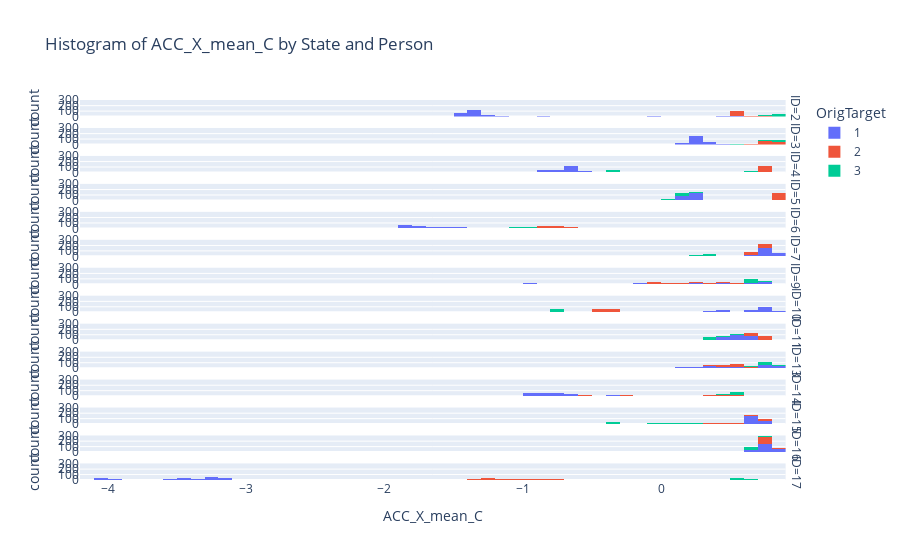

Source (notebook cell):
### Code cell
import ipywidgets as widgets
from ipywidgets import interact
import plotly.express as px



# Widgets for selecting feature, persons, and states
feature_selector = widgets.Dropdown(
  options=data.columns[0:3],
  description='Feature:',
)

person_selector = widgets.SelectMultiple(
  options=data['ID'].unique(),
  value=list(data['ID'].unique()),
  description='Persons:',
)

state_selector = widgets.SelectMultiple(
  options=data['OrigTarget'].unique(),
  value=list(data['OrigTarget'].unique()),
  description='States:',
)

# Interactive plotting function
def plot_histograms(feature, persons, states):
  filtered_data = data[data['ID'].isin(persons) & data['OrigTarget'].isin(states)]
  if filtered_data.empty:
    print("No data available for the selected options.")
  else:
    fig = px.histogram(
      filtered_data,
      x=feature,
      color='OrigTarget',
      facet_row='ID',
      title=f'Histogram of {feature} by State and Person',
    )
    fig.show()

# Create interactive widget
interact(
  plot_histograms,
  feature=feature_selector,
  persons=person_selector,
  states=state_selector,
)

### Figure 1 — Plotly figure (JSON) as saved in the notebook; plotly's stock layout.template omitted (floating-point values rounded to 4 significant figures; data arrays with more than 128 entries replaced by an {"elided": "..."} marker saying what was removed)
{"data": [{"alignmentgroup": "True", "bingroup": "x", "hovertemplate": "OrigTarget=1<br>ID=2<br>ACC_X_mean_C=%{x}<br>count=%{y}<extra></extra>", "legendgroup": "1", "marker": {"color": "#636efa", "pattern": {"shape": ""}}, "name": "1", "offsetgroup": "1", "orientation": "v", "showlegend": true, "type": "histogram", "x": {"elided": "229 float values"}, "xaxis": "x14", "yaxis": "y14"}, {"alignmentgroup": "True", "bingroup": "x", "hovertemplate": "OrigTarget=1<br>ID=3<br>ACC_X_mean_C=%{x}<br>count=%{y}<extra></extra>", "legendgroup": "1", "marker": {"color": "#636efa", "pattern": {"shape": ""}}, "name": "1", "offsetgroup": "1", "orientation": "v", "showlegend": false, "type": "histogram", "x": {"elided": "228 float values"}, "xaxis": "x13", "yaxis": "y13"}, {"alignmentgroup": "True", "bingroup": "x", "hovertemplate": "OrigTarget=1<br>ID=4<br>ACC_X_mean_C=%{x}<br>count=%{y}<extra></extra>", "legendgroup": "1", "marker": {"color": "#636efa", "pattern": {"shape": ""}}, "name": "1", "offsetgroup": "1", "orientation": "v", "showlegend": false, "type": "histogram", "x": {"elided": "231 float values"}, "xaxis": "x12", "yaxis": "y12"}, {"alignmentgroup": "True", "bingroup": "x", "hovertemplate": "OrigTarget=1<br>ID=5<br>ACC_X_mean_C=%{x}<br>count=%{y}<extra></extra>", "legendgroup": "1", "marker": {"color": "#636efa", "pattern": {"shape": ""}}, "name": "1", "offsetgroup": "1", "orientation": "v", "showlegend": false, "type": "histogram", "x": {"elided": "240 float values"}, "xaxis": "x11", "yaxis": "y11"}, {"alignmentgroup": "True", "bingroup": "x", "hovertemplate": "OrigTarget=1<br>ID=6<br>ACC_X_mean_C=%{x}<br>count=%{y}<extra></extra>", "legendgroup": "1", "marker": {"color": "#636efa", "pattern": {"shape": ""}}, "name": "1", "offsetgroup": "1", "orientation": "v", "showlegend": false, "type": "histogram", "x": {"elided": "236 float values"}, "xaxis": "x10", "yaxis": "y10"}, {"alignmentgroup": "True", "bingroup": "x", "hovertemplate": "OrigTarget=1<br>ID=7<br>ACC_X_mean_C=%{x}<br>count=%{y}<extra></extra>", "legendgroup": "1", "marker": {"color": "#636efa", "pattern": {"shape": ""}}, "name": "1", "offsetgroup": "1", "orientation": "v", "showlegend": false, "type": "histogram", "x": {"elided": "237 float values"}, "xaxis": "x9", "yaxis": "y9"}, {"alignmentgroup": "True", "bingroup": "x", "hovertemplate": "OrigTarget=1<br>ID=9<br>ACC_X_mean_C=%{x}<br>count=%{y}<extra></extra>", "legendgroup": "1", "marker": {"color": "#636efa", "pattern": {"shape": ""}}, "name": "1", "offsetgroup": "1", "orientation": "v", "showlegend": false, "type": "histogram", "x": {"elided": "236 float values"}, "xaxis": "x8", "yaxis": "y8"}, {"alignmentgroup": "True", "bingroup": "x", "hovertemplate": "OrigTarget=1<br>ID=10<br>ACC_X_mean_C=%{x}<br>count=%{y}<extra></extra>", "legendgroup": "1", "marker": {"color": "#636efa", "pattern": {"shape": ""}}, "name": "1", "offsetgroup": "1", "orientation": "v", "showlegend": false, "type": "histogram", "x": {"elided": "236 float values"}, "xaxis": "x7", "yaxis": "y7"}, {"alignmentgroup": "True", "bingroup": "x", "hovertemplate": "OrigTarget=1<br>ID=11<br>ACC_X_mean_C=%{x}<br>count=%{y}<extra></extra>", "legendgroup": "1", "marker": {"color": "#636efa", "pattern": {"shape": ""}}, "name": "1", "offsetgroup": "1", "orientation": "v", "showlegend": false, "type": "histogram", "x": {"elided": "236 float values"}, "xaxis": "x6", "yaxis": "y6"}, {"alignmentgroup": "True", "bingroup": "x", "hovertemplate": "OrigTarget=1<br>ID=13<br>ACC_X_mean_C=%{x}<br>count=%{y}<extra></extra>", "legendgroup": "1", "marker": {"color": "#636efa", "pattern": {"shape": ""}}, "name": "1", "offsetgroup": "1", "orientation": "v", "showlegend": false, "type": "histogram", "x": {"elided": "237 float values"}, "xaxis": "x5", "yaxis": "y5"}, {"alignmentgroup": "True", "bingroup": "x", "hovertemplate": "OrigTarget=1<br>ID=14<br>ACC_X_mean_C=%{x}<br>count=%{y}<extra></extra>", "legendgroup": "1", "marker": {"color": "#636efa", "pattern": {"shape": ""}}, "name": "1", "offsetgroup": "1", "orientation": "v", "showlegend": false, "type": "histogram", "x": {"elided": "236 float values"}, "xaxis": "x4", "yaxis": "y4"}, {"alignmentgroup": "True", "bingroup": "x", "hovertemplate": "OrigTarget=1<br>ID=15<br>ACC_X_mean_C=%{x}<br>count=%{y}<extra></extra>", "legendgroup": "1", "marker": {"color": "#636efa", "pattern": {"shape": ""}}, "name": "1", "offsetgroup": "1", "orientation": "v", "showlegend": false, "type": "histogram", "x": {"elided": "235 float values"}, "xaxis": "x3", "yaxis": "y3"}, {"alignmentgroup": "True", "bingroup": "x", "hovertemplate": "OrigTarget=1<br>ID=16<br>ACC_X_mean_C=%{x}<br>count=%{y}<extra></extra>", "legendgroup": "1", "marker": {"color": "#636efa", "pattern": {"shape": ""}}, "name": "1", "offsetgroup": "1", "orientation": "v", "showlegend": false, "type": "histogram", "x": {"elided": "236 float values"}, "xaxis": "x2", "yaxis": "y2"}, {"alignmentgroup": "True", "bingroup": "x", "hovertemplate": "OrigTarget=1<br>ID=17<br>ACC_X_mean_C=%{x}<br>count=%{y}<extra></extra>", "legendgroup": "1", "marker": {"color": "#636efa", "pattern": {"shape": ""}}, "name": "1", "offsetgroup": "1", "orientation": "v", "showlegend": false, "type": "histogram", "x": {"elided": "236 float values"}, "xaxis": "x", "yaxis": "y"}, {"alignmentgroup": "True", "bingroup": "x", "hovertemplate": "OrigTarget=2<br>ID=2<br>ACC_X_mean_C=%{x}<br>count=%{y}<extra></extra>", "legendgroup": "2", "marker": {"color": "#EF553B", "pattern": {"shape": ""}}, "name": "2", "offsetgroup": "2", "orientation": "v", "showlegend": true, "type": "histogram", "x": [0.5618, 0.5683, 0.5674, 0.5764, 0.56, 0.6052, 0.5673, 0.5757, 0.5779, 0.5377, 0.5603, 0.5486, 0.5355, 0.5369, 0.5105, 0.5451, 0.6259, 0.6343, 0.6622, 0.6327, 0.6232, 0.5789, 0.5178, 0.5583, 0.5599, 0.5838, 0.5979, 0.5974, 0.5727, 0.5651, 0.5698, 0.5685, 0.5708, 0.5584, 0.5599, 0.5594, 0.5603, 0.5523, 0.5404, 0.587, 0.7188, 0.7076, 0.6559, 0.6799, 0.7085, 0.6834, 0.6731, 0.6917, 0.7127, 0.712, 0.6811, 0.6309, 0.5907, 0.64, 0.6368, 0.6137, 0.5759, 0.6001, 0.5862, 0.5638, 0.5411, 0.5416, 0.541, 0.5312, 0.5374, 0.5443, 0.5349, 0.5138, 0.5024, 0.5023, 0.4822, 0.4698, 0.4882, 0.4709, 0.4714, 0.4654, 0.4723, 0.4457, 0.532, 0.5533, 0.5907, 0.5795, 0.5856, 0.5759, 0.5523, 0.5311, 0.5216, 0.5192, 0.5206, 0.5169, 0.5327, 0.5469, 0.5401, 0.5437, 0.5487, 0.5636, 0.521, 0.5392, 0.5118, 0.6092, 0.5974, 0.5687, 0.5338, 0.5256, 0.5071, 0.5176, 0.5174, 0.5217, 0.5454, 0.5207, 0.5173, 0.5119, 0.5078, 0.4977, 0.5178, 0.5081, 0.5206, 0.5098, 0.5187, 0.514, 0.4994, 0.4842, 0.5174], "xaxis": "x14", "yaxis": "y14"}, {"alignmentgroup": "True", "bingroup": "x", "hovertemplate": "OrigTarget=2<br>ID=3<br>ACC_X_mean_C=%{x}<br>count=%{y}<extra></extra>", "legendgroup": "2", "marker": {"color": "#EF553B", "pattern": {"shape": ""}}, "name": "2", "offsetgroup": "2", "orientation": "v", "showlegend": false, "type": "histogram", "x": [0.7793, 0.7825, 0.7417, 0.6987, 0.7704, 0.7669, 0.785, 0.7377, 0.8093, 0.7882, 0.7724, 0.7106, 0.6821, 0.6768, 0.7233, 0.7904, 0.7544, 0.8122, 0.8129, 0.7293, 0.7407, 0.7782, 0.804, 0.8137, 0.8099, 0.799, 0.7948, 0.7831, 0.7686, 0.702, 0.7017, 0.7311, 0.7809, 0.8148, 0.7764, 0.7986, 0.7925, 0.7754, 0.761, 0.7813, 0.7998, 0.7514, 0.7342, 0.7453, 0.7999, 0.7958, 0.7513, 0.8074, 0.8029, 0.8052, 0.7534, 0.7793, 0.7838, 0.7669, 0.7791, 0.7885, 0.7702, 0.7788, 0.7953, 0.797, 0.7951, 0.7983, 0.7846, 0.7898, 0.804, 0.7967, 0.8029, 0.8057, 0.8046, 0.8012, 0.8068, 0.8042, 0.8057, 0.802, 0.8053, 0.8086, 0.8081, 0.8025, 0.8045, 0.7979, 0.7993, 0.7576, 0.8036, 0.7975, 0.7985, 0.7955, 0.8001, 0.8043, 0.8062, 0.8105, 0.8125, 0.8016, 0.8013, 0.8019, 0.805, 0.804, 0.8022, 0.8099, 0.806, 0.7933, 0.7776, 0.7763, 0.7944, 0.8062, 0.8035, 0.8045, 0.8014, 0.7708, 0.7832, 0.7965, 0.8036, 0.7858, 0.792, 0.7941, 0.8026, 0.806, 0.4323], "xaxis": "x13", "yaxis": "y13"}, {"alignmentgroup": "True", "bingroup": "x", "hovertemplate": "OrigTarget=2<br>ID=4<br>ACC_X_mean_C=%{x}<br>count=%{y}<extra></extra>", "legendgroup": "2", "marker": {"color": "#EF553B", "pattern": {"shape": ""}}, "name": "2", "offsetgroup": "2", "orientation": "v", "showlegend": false, "type": "histogram", "x": [0.7383, 0.7524, 0.7514, 0.7709, 0.773, 0.7772, 0.7678, 0.7597, 0.7553, 0.7628, 0.7672, 0.7613, 0.7605, 0.772, 0.7637, 0.7608, 0.7744, 0.777, 0.7854, 0.7862, 0.766, 0.7695, 0.7784, 0.7993, 0.7938, 0.7596, 0.7533, 0.7109, 0.7124, 0.7774, 0.755, 0.7777, 0.7853, 0.7844, 0.7673, 0.7696, 0.7881, 0.7802, 0.7568, 0.7922, 0.8005, 0.7936, 0.7637, 0.7361, 0.7517, 0.7713, 0.7717, 0.785, 0.7941, 0.7846, 0.7941, 0.7939, 0.7861, 0.7286, 0.7268, 0.7314, 0.734, 0.7383, 0.7094, 0.6533, 0.6678, 0.6513, 0.6674, 0.6637, 0.6777, 0.663, 0.6874, 0.7467, 0.7559, 0.7833, 0.7764, 0.7715, 0.7628, 0.766, 0.7437, 0.7907, 0.7727, 0.7489, 0.7695, 0.7538, 0.7567, 0.7667, 0.7578, 0.7243, 0.7058, 0.7142, 0.7375, 0.7225, 0.697, 0.7335, 0.6986, 0.7306, 0.7783, 0.7295, 0.7085, 0.7706, 0.7392, 0.7552, 0.7407, 0.7261, 0.7263, 0.7718, 0.7228, 0.7593, 0.7276, 0.7857, 0.7204, 0.7252, 0.7599, 0.7545, 0.7314, 0.7385, 0.7436, 0.7072, 0.73, 0.7507, 0.7221, 0.7652, 0.7517, 0.6631, 0.7, 0.6939, 0.7175, 0.7522, 0.7641, 0.7377, 0.7256], "xaxis": "x12", "yaxis": "y12"}, {"alignmentgroup": "True", "bingroup": "x", "hovertemplate": "OrigTarget=2<br>ID=5<br>ACC_X_mean_C=%{x}<br>count=%{y}<extra></extra>", "legendgroup": "2", "marker": {"color": "#EF553B", "pattern": {"shape": ""}}, "name": "2", "offsetgroup": "2", "orientation": "v", "showlegend": false, "type": "histogram", "x": {"elided": "129 float values"}, "xaxis": "x11", "yaxis": "y11"}, {"alignmentgroup": "True", "bingroup": "x", "hovertemplate": "OrigTarget=2<br>ID=6<br>ACC_X_mean_C=%{x}<br>count=%{y}<extra></extra>", "legendgroup": "2", "marker": {"color": "#EF553B", "pattern": {"shape": ""}}, "name": "2", "offsetgroup": "2", "orientation": "v", "showlegend": false, "type": "histogram", "x": {"elided": "130 float values"}, "xaxis": "x10", "yaxis": "y10"}, {"alignmentgroup": "True", "bingroup": "x", "hovertemplate": "OrigTarget=2<br>ID=7<br>ACC_X_mean_C=%{x}<br>count=%{y}<extra></extra>", "legendgroup": "2", "marker": {"color": "#EF553B", "pattern": {"shape": ""}}, "name": "2", "offsetgroup": "2", "orientation": "v", "showlegend": false, "type": "histogram", "x": [0.7932, 0.7939, 0.7478, 0.7219, 0.7416, 0.7448, 0.7773, 0.721, 0.7063, 0.7303, 0.6903, 0.69, 0.6634, 0.6644, 0.6728, 0.6528, 0.6648, 0.6666, 0.6598, 0.6754, 0.7044, 0.6223, 0.7055, 0.7087, 0.654, 0.6781, 0.6725, 0.6486, 0.6868, 0.728, 0.6414, 0.6286, 0.6259, 0.5699, 0.6411, 0.6587, 0.6034, 0.6095, 0.6545, 0.7095, 0.6887, 0.7324, 0.7102, 0.742, 0.709, 0.6627, 0.6895, 0.585, 0.6353, 0.6585, 0.6849, 0.6984, 0.6656, 0.6064, 0.6857, 0.6807, 0.7314, 0.5575, 0.6332, 0.6783, 0.5999, 0.608, 0.6101, 0.6115, 0.611, 0.6023, 0.6175, 0.5955, 0.6274, 0.631, 0.7129, 0.7002, 0.6814, 0.671, 0.6694, 0.7062, 0.7621, 0.6537, 0.6473, 0.6915, 0.7356, 0.7315, 0.7489, 0.7465, 0.7388, 0.753, 0.717, 0.7144, 0.7308, 0.7522, 0.7496, 0.7477, 0.7262, 0.6944, 0.76, 0.7427, 0.7366, 0.7213, 0.738, 0.7446, 0.7362, 0.7673, 0.7574, 0.7318, 0.7382, 0.7471, 0.7282, 0.7365, 0.7308, 0.6517, 0.6903, 0.6972, 0.6904, 0.6885, 0.6818, 0.6887, 0.7005, 0.7087, 0.7086, 0.7078, 0.6838, 0.6951, 0.7176, 0.7034, 0.7031, 0.7308, 0.7312, 0.7162], "xaxis": "x9", "yaxis": "y9"}, {"alignmentgroup": "True", "bingroup": "x", "hovertemplate": "OrigTarget=2<br>ID=9<br>ACC_X_mean_C=%{x}<br>count=%{y}<extra></extra>", "legendgroup": "2", "marker": {"color": "#EF553B", "pattern": {"shape": ""}}, "name": "2", "offsetgroup": "2", "orientation": "v", "showlegend": false, "type": "histogram", "x": {"elided": "129 float values"}, "xaxis": "x8", "yaxis": "y8"}, {"alignmentgroup": "True", "bingroup": "x", "hovertemplate": "OrigTarget=2<br>ID=10<br>ACC_X_mean_C=%{x}<br>count=%{y}<extra></extra>", "legendgroup": "2", "marker": {"color": "#EF553B", "pattern": {"shape": ""}}, "name": "2", "offsetgroup": "2", "orientation": "v", "showlegend": false, "type": "histogram", "x": {"elided": "148 float values"}, "xaxis": "x7", "yaxis": "y7"}, {"alignmentgroup": "True", "bingroup": "x", "hovertemplate": "OrigTarget=2<br>ID=11<br>ACC_X_mean_C=%{x}<br>count=%{y}<extra></extra>", "legendgroup": "2", "marker": {"color": "#EF553B", "pattern": {"shape": ""}}, "name": "2", "offsetgroup": "2", "orientation": "v", "showlegend": false, "type": "histogram", "x": {"elided": "136 float values"}, "xaxis": "x6", "yaxis": "y6"}, {"alignmentgroup": "True", "bingroup": "x", "hovertemplate": "OrigTarget=2<br>ID=13<br>ACC_X_mean_C=%{x}<br>count=%{y}<extra></extra>", "legendgroup": "2", "marker": {"color": "#EF553B", "pattern": {"shape": ""}}, "name": "2", "offsetgroup": "2", "orientation": "v", "showlegend": false, "type": "histogram", "x": {"elided": "136 float values"}, "xaxis": "x5", "yaxis": "y5"}, {"alignmentgroup": "True", "bingroup": "x", "hovertemplate": "OrigTarget=2<br>ID=14<br>ACC_X_mean_C=%{x}<br>count=%{y}<extra></extra>", "legendgroup": "2", "marker": {"color": "#EF553B", "pattern": {"shape": ""}}, "name": "2", "offsetgroup": "2", "orientation": "v", "showlegend": false, "type": "histogram", "x": {"elided": "135 float values"}, "xaxis": "x4", "yaxis": "y4"}, {"alignmentgroup": "True", "bingroup": "x", "hovertemplate": "OrigTarget=2<br>ID=15<br>ACC_X_mean_C=%{x}<br>count=%{y}<extra></extra>", "legendgroup": "2", "marker": {"color": "#EF553B", "pattern": {"shape": ""}}, "name": "2", "offsetgroup": "2", "orientation": "v", "showlegend": false, "type": "histogram", "x": {"elided": "138 float values"}, "xaxis": "x3", "yaxis": "y3"}, {"alignmentgroup": "True", "bingroup": "x", "hovertemplate": "OrigTarget=2<br>ID=16<br>ACC_X_mean_C=%{x}<br>count=%{y}<extra></extra>", "legendgroup": "2", "marker": {"color": "#EF553B", "pattern": {"shape": ""}}, "name": "2", "offsetgroup": "2", "orientation": "v", "showlegend": false, "type": "histogram", "x": {"elided": "135 float values"}, "xaxis": "x2", "yaxis": "y2"}, {"alignmentgroup": "True", "bingroup": "x", "hovertemplate": "OrigTarget=2<br>ID=17<br>ACC_X_mean_C=%{x}<br>count=%{y}<extra></extra>", "legendgroup": "2", "marker": {"color": "#EF553B", "pattern": {"shape": ""}}, "name": "2", "offsetgroup": "2", "orientation": "v", "showlegend": false, "type": "histogram", "x": {"elided": "145 float values"}, "xaxis": "x", "yaxis": "y"}, {"alignmentgroup": "True", "bingroup": "x", "hovertemplate": "OrigTarget=3<br>ID=2<br>ACC_X_mean_C=%{x}<br>count=%{y}<extra></extra>", "legendgroup": "3", "marker": {"color": "#00cc96", "pattern": {"shape": ""}}, "name": "3", "offsetgroup": "3", "orientation": "v", "showlegend": true, "type": "histogram", "x": [0.7913, 0.795, 0.7972, 0.7996, 0.8013, 0.8037, 0.8036, 0.8032, 0.8061, 0.8085, 0.8078, 0.8108, 0.8126, 0.814, 0.815, 0.814, 0.8149, 0.8156, 0.8177, 0.808, 0.8177, 0.8183, 0.8171, 0.8177, 0.8179, 0.8178, 0.8199, 0.8192, 0.8194, 0.8189, 0.8193, 0.8193, 0.8214, 0.8216, 0.8213, 0.8214, 0.8206, 0.8212, 0.8223, 0.8213, 0.8223, 0.8215, 0.8217, 0.8221, 0.8203, 0.8212, 0.8209, 0.8206, 0.8192, 0.8205, 0.8199, 0.8228, 0.7006, 0.73, 0.7245, 0.7242, 0.7232, 0.7229, 0.7218, 0.7234, 0.7309, 0.7227, 0.7213, 0.7185, 0.7208, 0.7204, 0.7211, 0.7237, 0.7242, 0.7253, 0.7238, 0.7258, 0.7178], "xaxis": "x14", "yaxis": "y14"}, {"alignmentgroup": "True", "bingroup": "x", "hovertemplate": "OrigTarget=3<br>ID=3<br>ACC_X_mean_C=%{x}<br>count=%{y}<extra></extra>", "legendgroup": "3", "marker": {"color": "#00cc96", "pattern": {"shape": ""}}, "name": "3", "offsetgroup": "3", "orientation": "v", "showlegend": false, "type": "histogram", "x": [0.7741, 0.7462, 0.6921, 0.8162, 0.8105, 0.8348, 0.8291, 0.8332, 0.84, 0.8419, 0.8406, 0.8394, 0.8392, 0.8409, 0.7969, 0.69, 0.8266, 0.8321, 0.8297, 0.8344, 0.8361, 0.8378, 0.8246, 0.7988, 0.7416, 0.7542, 0.7755, 0.8238, 0.8336, 0.8332, 0.8314, 0.8353, 0.8348, 0.8076, 0.8386, 0.8423, 0.8392, 0.8184, 0.836, 0.834, 0.8412, 0.8399, 0.7854, 0.8064, 0.833, 0.8385, 0.8231, 0.8242, 0.8244, 0.8235, 0.8197, 0.8194, 0.8197, 0.817, 0.8198, 0.818, 0.764, 0.6524, 0.5676, 0.6801, 0.7645, 0.7736, 0.7747, 0.7733, 0.7719, 0.7714, 0.7617, 0.7642, 0.768, 0.7297, 0.7171, 0.7636, 0.7939, 0.7953, 0.7975], "xaxis": "x13", "yaxis": "y13"}, {"alignmentgroup": "True", "bingroup": "x", "hovertemplate": "OrigTarget=3<br>ID=4<br>ACC_X_mean_C=%{x}<br>count=%{y}<extra></extra>", "legendgroup": "3", "marker": {"color": "#00cc96", "pattern": {"shape": ""}}, "name": "3", "offsetgroup": "3", "orientation": "v", "showlegend": false, "type": "histogram", "x": [0.6649, 0.6603, 0.6519, 0.6414, 0.6412, 0.634, 0.6403, 0.638, 0.6515, 0.6567, 0.6541, 0.6514, 0.6685, 0.6627, 0.6589, 0.6714, -0.004348, -0.1418, -0.165, -0.1193, -0.1059, -0.2774, -0.3365, -0.2766, -0.2992, -0.3159, -0.3201, -0.3424, -0.3383, -0.3419, -0.3532, -0.363, -0.384, -0.3945, -0.3782, -0.4054, -0.3812, -0.3772, -0.2551, -0.333, -0.365, -0.3612, -0.346, -0.3631, -0.3748, -0.3542, -0.3359, -0.3506, -0.361, -0.3641, -0.3558, -0.3356, -0.3624, -0.3382, -0.3324, -0.3354, -0.3677, -0.4117, -0.3663, -0.38, -0.375, -0.3615, -0.3695, -0.3577, -0.3897, -0.3937, -0.3871, -0.3853, -0.3774, -0.3858, -0.376, -0.4138, -0.4278, -0.3523], "xaxis": "x12", "yaxis": "y12"}, {"alignmentgroup": "True", "bingroup": "x", "hovertemplate": "OrigTarget=3<br>ID=5<br>ACC_X_mean_C=%{x}<br>count=%{y}<extra></extra>", "legendgroup": "3", "marker": {"color": "#00cc96", "pattern": {"shape": ""}}, "name": "3", "offsetgroup": "3", "orientation": "v", "showlegend": false, "type": "histogram", "x": [0.06826, 0.07709, 0.06056, 0.06109, 0.06425, 0.07307, 0.1173, 0.1366, 0.1373, 0.1396, 0.1406, 0.1303, 0.1299, 0.1261, 0.115, 0.08541, 0.09322, 0.1371, 0.1315, 0.12, 0.1291, 0.1264, 0.2188, 0.1597, 0.1437, 0.1473, 0.1357, 0.1341, 0.1075, 0.1154, 0.1634, 0.1699, 0.1712, 0.1559, 0.1638, 0.1626, 0.1537, 0.151, 0.1518, 0.1496, 0.1456, 0.1364, 0.1489, 0.1449, 0.1428, 0.138, 0.129, 0.1271, 0.1505, 0.1551, 0.1446, 0.1417, 0.1432, 0.1291, 0.1487, 0.142, 0.1381, 0.1383, 0.1385, 0.1307, 0.1574, 0.1478, 0.1244, 0.1344, 0.1387, 0.1445, 0.153, 0.1633, 0.1627, 0.1604, 0.1697, 0.2349, 0.2245, 0.2137, 0.2115], "xaxis": "x11", "yaxis": "y11"}, {"alignmentgroup": "True", "bingroup": "x", "hovertemplate": "OrigTarget=3<br>ID=6<br>ACC_X_mean_C=%{x}<br>count=%{y}<extra></extra>", "legendgroup": "3", "marker": {"color": "#00cc96", "pattern": {"shape": ""}}, "name": "3", "offsetgroup": "3", "orientation": "v", "showlegend": false, "type": "histogram", "x": [-0.8945, -0.8369, -0.7868, -0.8512, -0.9095, -0.9084, -0.9391, -0.9596, -0.9603, -0.9596, -0.9493, -0.9625, -0.9659, -0.9714, -0.8958, -0.759, -0.5391, -0.5488, -0.8042, -0.9119, -0.9279, -0.9276, -0.9357, -0.9305, -0.8803, -0.8383, -0.8218, -0.843, -0.8629, -0.9211, -0.9051, -0.92, -0.9065, -0.6718, -0.6552, -0.9074, -0.8962, -0.9091, -0.9236, -0.9533, -0.93, -0.984, -1.02, -1.022, -1.011, -1.01, -0.971, -0.979, -0.8422, -0.9534, -0.8843, -0.9927, -1.009, -0.9917, -0.979, -0.9823, -1.014, -1.034, -1.014, -1.032, -1.07, -1.057, -1.039, -1.064, -1.08, -1.07, -1.081, -1.08, -1.07, -1.067, -0.9998, -1.245, -1.304, -1.271], "xaxis": "x10", "yaxis": "y10"}, {"alignmentgroup": "True", "bingroup": "x", "hovertemplate": "OrigTarget=3<br>ID=7<br>ACC_X_mean_C=%{x}<br>count=%{y}<extra></extra>", "legendgroup": "3", "marker": {"color": "#00cc96", "pattern": {"shape": ""}}, "name": "3", "offsetgroup": "3", "orientation": "v", "showlegend": false, "type": "histogram", "x": [0.1779, 0.1923, 0.1965, 0.2446, 0.2451, 0.2509, 0.2681, 0.2688, 0.2545, 0.1952, 0.1886, 0.1999, 0.2474, 0.2547, 0.2208, 0.1906, 0.227, 0.26, 0.2646, 0.248, 0.2639, 0.2657, 0.2919, 0.2932, 0.3179, 0.3059, 0.3083, 0.2649, 0.2873, 0.2815, 0.2874, 0.2659, 0.3027, 0.2999, 0.3064, 0.3159, 0.3241, 0.2869, 0.2884, 0.2889, 0.3022, 0.3036, 0.3043, 0.2899, 0.3119, 0.314, 0.3202, 0.3122, 0.3079, 0.311, 0.3338, 0.3459, 0.3681, 0.3699, 0.3828, 0.3829, 0.3788, 0.3822, 0.3558, 0.3649, 0.3687, 0.3493, 0.2205, 0.256, 0.2638, 0.2799, 0.3102, 0.2727, 0.3136, 0.3263, 0.3312, 0.3392, 0.342, 0.2878], "xaxis": "x9", "yaxis": "y9"}, {"alignmentgroup": "True", "bingroup": "x", "hovertemplate": "OrigTarget=3<br>ID=9<br>ACC_X_mean_C=%{x}<br>count=%{y}<extra></extra>", "legendgroup": "3", "marker": {"color": "#00cc96", "pattern": {"shape": ""}}, "name": "3", "offsetgroup": "3", "orientation": "v", "showlegend": false, "type": "histogram", "x": [0.7396, 0.71, 0.7006, 0.6862, 0.6772, 0.675, 0.6984, 0.6723, 0.67, 0.6558, 0.6562, 0.6564, 0.6471, 0.6545, 0.6478, 0.653, 0.6528, 0.6556, 0.6587, 0.688, 0.6618, 0.663, 0.6565, 0.6727, 0.6727, 0.6675, 0.6691, 0.6605, 0.7145, 0.701, 0.6795, 0.6769, 0.6675, 0.6717, 0.6621, 0.6598, 0.7006, 0.6921, 0.6805, 0.6838, 0.6874, 0.6854, 0.7186, 0.6904, 0.6774, 0.6723, 0.6702, 0.6738, 0.6769, 0.7271, 0.7668, 0.7009, 0.6926, 0.6841, 0.674, 0.664, 0.663, 0.6784, 0.6826, 0.6745, 0.6808, 0.6733, 0.674, 0.674, 0.6762, 0.6928, 0.692, 0.6875, 0.6736, 0.6718, 0.672, 0.6643, 0.69, 0.7057, 0.6768], "xaxis": "x8", "yaxis": "y8"}, {"alignmentgroup": "True", "bingroup": "x", "hovertemplate": "OrigTarget=3<br>ID=10<br>ACC_X_mean_C=%{x}<br>count=%{y}<extra></extra>", "legendgroup": "3", "marker": {"color": "#00cc96", "pattern": {"shape": ""}}, "name": "3", "offsetgroup": "3", "orientation": "v", "showlegend": false, "type": "histogram", "x": [-0.7278, -0.7548, -0.7573, -0.7527, -0.7289, -0.7243, -0.7262, -0.7239, -0.7106, -0.7129, -0.7172, -0.7155, -0.6998, -0.7013, -0.6904, -0.7058, -0.7023, -0.7233, -0.7028, -0.7117, -0.7251, -0.734, -0.7232, -0.7098, -0.6877, -0.7002, -0.7193, -0.7411, -0.7531, -0.7528, -0.7431, -0.7418, -0.7367, -0.7359, -0.7129, -0.6956, -0.6852, -0.7062, -0.6903, -0.7095, -0.5794, -0.774, -0.7499, -0.7531, -0.7747, -0.7794, -0.7675, -0.7557, -0.7365, -0.74, -0.7366, -0.7479, -0.7859, -0.7824, -0.7911, -0.7951, -0.7423, -0.755, -0.7407, -0.737, -0.7691, -0.7678, -0.7869, -0.799, -0.8084, -0.7767, -0.7757, -0.7619, -0.7777, -0.6624, -0.7384, -0.7234, -0.737, -0.7282, 0.8111], "xaxis": "x7", "yaxis": "y7"}, {"alignmentgroup": "True", "bingroup": "x", "hovertemplate": "OrigTarget=3<br>ID=11<br>ACC_X_mean_C=%{x}<br>count=%{y}<extra></extra>", "legendgroup": "3", "marker": {"color": "#00cc96", "pattern": {"shape": ""}}, "name": "3", "offsetgroup": "3", "orientation": "v", "showlegend": false, "type": "histogram", "x": [0.3848, 0.4261, 0.4243, 0.4005, 0.372, 0.3808, 0.3602, 0.3708, 0.3763, 0.3617, 0.344, 0.3431, 0.3356, 0.47, 0.3628, 0.3419, 0.4071, 0.346, 0.3588, 0.3557, 0.3502, 0.3423, 0.353, 0.3336, 0.3423, 0.3232, 0.3214, 0.3332, 0.3979, 0.3661, 0.3443, 0.4102, 0.3404, 0.3651, 0.3286, 0.4146, 0.3784, 0.3382, 0.3611, 0.2749, 0.3561, 0.4033, 0.4124, 0.3932, 0.3553, 0.3905, 0.421, 0.4043, 0.3878, 0.3436, 0.3878, 0.6069, 0.3677, 0.3598, 0.343, 0.3597, 0.3507, 0.5616, 0.5562, 0.4492, 0.4805, 0.4429, 0.4223, 0.4599, 0.5048, 0.3755, 0.3681, 0.364, 0.35, 0.3439, 0.353, 0.4023, 0.3952, 0.3815], "xaxis": "x6", "yaxis": "y6"}, {"alignmentgroup": "True", "bingroup": "x", "hovertemplate": "OrigTarget=3<br>ID=13<br>ACC_X_mean_C=%{x}<br>count=%{y}<extra></extra>", "legendgroup": "3", "marker": {"color": "#00cc96", "pattern": {"shape": ""}}, "name": "3", "offsetgroup": "3", "orientation": "v", "showlegend": false, "type": "histogram", "x": [0.7568, 0.7515, 0.8284, 0.8454, 0.8446, 0.8156, 0.7698, 0.7561, 0.7652, 0.7629, 0.7736, 0.7461, 0.7452, 0.7828, 0.7747, 0.7505, 0.8042, 0.7475, 0.7622, 0.7385, 0.7438, 0.8165, 0.8037, 0.7753, 0.7463, 0.7272, 0.6785, 0.727, 0.6457, 0.6718, 0.7414, 0.8487, 0.8456, 0.7716, 0.7553, 0.7451, 0.7517, 0.7492, 0.7563, 0.7717, 0.772, 0.7304, 0.74, 0.7825, 0.8296, 0.8063, 0.6922, 0.7074, 0.7013, 0.7297, 0.7619, 0.7355, 0.7333, 0.7173, 0.7614, 0.7451, 0.7281, 0.8273, 0.7911, 0.7539, 0.7236, 0.7677, 0.7575, 0.7605, 0.7215, 0.7462, 0.8514, 0.7291, 0.7809, 0.7911, 0.7425, 0.731, 0.6909, 0.6917, 0.7329, 0.7486, 0.7425], "xaxis": "x5", "yaxis": "y5"}, {"alignmentgroup": "True", "bingroup": "x", "hovertemplate": "OrigTarget=3<br>ID=14<br>ACC_X_mean_C=%{x}<br>count=%{y}<extra></extra>", "legendgroup": "3", "marker": {"color": "#00cc96", "pattern": {"shape": ""}}, "name": "3", "offsetgroup": "3", "orientation": "v", "showlegend": false, "type": "histogram", "x": [0.518, 0.526, 0.5482, 0.519, 0.5326, 0.5375, 0.5492, 0.5591, 0.5414, 0.5195, 0.5298, 0.5459, 0.5456, 0.5018, 0.4778, 0.5384, 0.5295, 0.5529, 0.5361, 0.4995, 0.535, 0.5445, 0.546, 0.5362, 0.5726, 0.5588, 0.5401, 0.524, 0.64, 0.5773, 0.5543, 0.5223, 0.5043, 0.5012, 0.5287, 0.5195, 0.4897, 0.5, 0.5162, 0.5097, 0.4958, 0.5125, 0.5126, 0.5074, 0.5185, 0.4999, 0.5046, 0.4922, 0.5207, 0.5215, 0.5175, 0.5198, 0.5155, 0.5315, 0.5151, 0.4955, 0.5012, 0.5106, 0.5319, 0.5364, 0.5322, 0.5438, 0.5682, 0.5734, 0.561, 0.5422, 0.5931, 0.5132, 0.5331, 0.5313, 0.5254, 0.5023, 0.5188, 0.5342], "xaxis": "x4", "yaxis": "y4"}, {"alignmentgroup": "True", "bingroup": "x", "hovertemplate": "OrigTarget=3<br>ID=15<br>ACC_X_mean_C=%{x}<br>count=%{y}<extra></extra>", "legendgroup": "3", "marker": {"color": "#00cc96", "pattern": {"shape": ""}}, "name": "3", "offsetgroup": "3", "orientation": "v", "showlegend": false, "type": "histogram", "x": [0.1138, 0.06718, 0.07237, 0.05695, 0.06484, 0.0635, 0.05995, 0.05026, 0.07086, 0.1653, 0.2232, 0.2514, 0.3609, 0.215, 0.1121, 0.3345, 0.1404, 0.1207, 0.1384, 0.06705, 0.04527, 0.01146, -0.008784, -0.01348, -0.02463, -0.01771, -0.03499, -0.009544, -0.02049, -0.02388, -0.01986, -0.02245, -0.03627, -0.03671, -0.0376, 0.0693, -0.2684, -0.2719, -0.3021, -0.2882, -0.2767, -0.2094, -0.3123, -0.3098, -0.3119, -0.3195, -0.3316, -0.3368, -0.3373, -0.334, -0.3433, -0.3182, -0.3308, -0.3407, -0.3422, -0.3439, -0.2773, -0.3448, -0.3829, -0.3615, -0.3727, -0.3674, -0.3736, -0.3928, -0.3117, -0.3461, -0.3992, -0.3522, -0.3812, -0.3856, -0.3854, -0.3902, -0.3918, -0.3906], "xaxis": "x3", "yaxis": "y3"}, {"alignmentgroup": "True", "bingroup": "x", "hovertemplate": "OrigTarget=3<br>ID=16<br>ACC_X_mean_C=%{x}<br>count=%{y}<extra></extra>", "legendgroup": "3", "marker": {"color": "#00cc96", "pattern": {"shape": ""}}, "name": "3", "offsetgroup": "3", "orientation": "v", "showlegend": false, "type": "histogram", "x": [0.6882, 0.6949, 0.6702, 0.6748, 0.6645, 0.6198, 0.6784, 0.6904, 0.7084, 0.7546, 0.705, 0.704, 0.7254, 0.679, 0.7052, 0.7066, 0.734, 0.6983, 0.6399, 0.6746, 0.6837, 0.6766, 0.673, 0.6588, 0.6738, 0.6106, 0.6582, 0.6838, 0.6633, 0.6703, 0.677, 0.6977, 0.7055, 0.7044, 0.7003, 0.702, 0.655, 0.6768, 0.6711, 0.6813, 0.6757, 0.6836, 0.6899, 0.6866, 0.6921, 0.6709, 0.6731, 0.6849, 0.6721, 0.6679, 0.6784, 0.6807, 0.6614, 0.6921, 0.6767, 0.6829, 0.6751, 0.6705, 0.6698, 0.7003, 0.6672, 0.6835, 0.6935, 0.6912, 0.6899, 0.6907, 0.6697, 0.6344, 0.6649, 0.6726, 0.6633, 0.6503, 0.6776], "xaxis": "x2", "yaxis": "y2"}, {"alignmentgroup": "True", "bingroup": "x", "hovertemplate": "OrigTarget=3<br>ID=17<br>ACC_X_mean_C=%{x}<br>count=%{y}<extra></extra>", "legendgroup": "3", "marker": {"color": "#00cc96", "pattern": {"shape": ""}}, "name": "3", "offsetgroup": "3", "orientation": "v", "showlegend": false, "type": "histogram", "x": [0.6381, 0.6516, 0.6505, 0.6396, 0.6571, 0.6391, 0.6484, 0.6339, 0.6415, 0.6459, 0.669, 0.5959, 0.5966, 0.6201, 0.5563, 0.5957, 0.5172, 0.5948, 0.6385, 0.6368, 0.6671, 0.6177, 0.6671, 0.591, 0.5851, 0.5867, 0.5807, 0.5611, 0.5782, 0.6136, 0.6367, 0.6186, 0.6103, 0.6077, 0.6118, 0.6026, 0.5799, 0.5875, 0.5987, 0.6077, 0.5877, 0.5796, 0.5941, 0.5558, 0.5598, 0.5326, 0.5389, 0.5224, 0.5254, 0.5229, 0.5329, 0.5079, 0.5512, 0.5341, 0.628, 0.5828, 0.6169, 0.5819, 0.5857, 0.5841, 0.5968, 0.5694, 0.5568, 0.575, 0.5762, 0.5599, 0.5705, 0.5616, 0.5519, 0.555, 0.5656, 0.5388, 0.4865, 0.4374], "xaxis": "x", "yaxis": "y"}], "layout": {"annotations": [{"font": {}, "showarrow": false, "text": "ID=17", "textangle": 90, "x": 0.98, "xanchor": "left", "xref": "paper", "y": 0.02179, "yanchor": "middle", "yref": "paper"}, {"font": {}, "showarrow": false, "text": "ID=16", "textangle": 90, "x": 0.98, "xanchor": "left", "xref": "paper", "y": 0.09536, "yanchor": "middle", "yref": "paper"}, {"font": {}, "showarrow": false, "text": "ID=15", "textangle": 90, "x": 0.98, "xanchor": "left", "xref": "paper", "y": 0.1689, "yanchor": "middle", "yref": "paper"}, {"font": {}, "showarrow": false, "text": "ID=14", "textangle": 90, "x": 0.98, "xanchor": "left", "xref": "paper", "y": 0.2425, "yanchor": "middle", "yref": "paper"}, {"font": {}, "showarrow": false, "text": "ID=13", "textangle": 90, "x": 0.98, "xanchor": "left", "xref": "paper", "y": 0.3161, "yanchor": "middle", "yref": "paper"}, {"font": {}, "showarrow": false, "text": "ID=11", "textangle": 90, "x": 0.98, "xanchor": "left", "xref": "paper", "y": 0.3896, "yanchor": "middle", "yref": "paper"}, {"font": {}, "showarrow": false, "text": "ID=10", "textangle": 90, "x": 0.98, "xanchor": "left", "xref": "paper", "y": 0.4632, "yanchor": "middle", "yref": "paper"}, {"font": {}, "showarrow": false, "text": "ID=9", "textangle": 90, "x": 0.98, "xanchor": "left", "xref": "paper", "y": 0.5368, "yanchor": "middle", "yref": "paper"}, {"font": {}, "showarrow": false, "text": "ID=7", "textangle": 90, "x": 0.98, "xanchor": "left", "xref": "paper", "y": 0.6104, "yanchor": "middle", "yref": "paper"}, {"font": {}, "showarrow": false, "text": "ID=6", "textangle": 90, "x": 0.98, "xanchor": "left", "xref": "paper", "y": 0.6839, "yanchor": "middle", "yref": "paper"}, {"font": {}, "showarrow": false, "text": "ID=5", "textangle": 90, "x": 0.98, "xanchor": "left", "xref": "paper", "y": 0.7575, "yanchor": "middle", "yref": "paper"}, {"font": {}, "showarrow": false, "text": "ID=4", "textangle": 90, "x": 0.98, "xanchor": "left", "xref": "paper", "y": 0.8311, "yanchor": "middle", "yref": "paper"}, {"font": {}, "showarrow": false, "text": "ID=3", "textangle": 90, "x": 0.98, "xanchor": "left", "xref": "paper", "y": 0.9046, "yanchor": "middle", "yref": "paper"}, {"font": {}, "showarrow": false, "text": "ID=2", "textangle": 90, "x": 0.98, "xanchor": "left", "xref": "paper", "y": 0.9782, "yanchor": "middle", "yref": "paper"}], "barmode": "relative", "legend": {"title": {"text": "OrigTarget"}, "tracegroupgap": 0}, "title": {"text": "Histogram of ACC_X_mean_C by State and Person"}, "xaxis": {"anchor": "y", "domain": [0, 0.98], "title": {"text": "ACC_X_mean_C"}}, "xaxis10": {"anchor": "y10", "domain": [0, 0.98], "matches": "x", "showticklabels": false}, "xaxis11": {"anchor": "y11", "domain": [0, 0.98], "matches": "x", "showticklabels": false}, "xaxis12": {"anchor": "y12", "domain": [0, 0.98], "matches": "x", "showticklabels": false}, "xaxis13": {"anchor": "y13", "domain": [0, 0.98], "matches": "x", "showticklabels": false}, "xaxis14": {"anchor": "y14", "domain": [0, 0.98], "matches": "x", "showticklabels": false}, "xaxis2": {"anchor": "y2", "domain": [0, 0.98], "matches": "x", "showticklabels": false}, "xaxis3": {"anchor": "y3", "domain": [0, 0.98], "matches": "x", "showticklabels": false}, "xaxis4": {"anchor": "y4", "domain": [0, 0.98], "matches": "x", "showticklabels": false}, "xaxis5": {"anchor": "y5", "domain": [0, 0.98], "matches": "x", "showticklabels": false}, "xaxis6": {"anchor": "y6", "domain": [0, 0.98], "matches": "x", "showticklabels": false}, "xaxis7": {"anchor": "y7", "domain": [0, 0.98], "matches": "x", "showticklabels": false}, "xaxis8": {"anchor": "y8", "domain": [0, 0.98], "matches": "x", "showticklabels": false}, "xaxis9": {"anchor": "y9", "domain": [0, 0.98], "matches": "x", "showticklabels": false}, "yaxis": {"anchor": "x", "domain": [0, 0.04357], "title": {"text": "count"}}, "yaxis10": {"anchor": "x10", "domain": [0.6621, 0.7057], "matches": "y", "title": {"text": "count"}}, "yaxis11": {"anchor": "x11", "domain": [0.7357, 0.7793], "matches": "y", "title": {"text": "count"}}, "yaxis12": {"anchor": "x12", "domain": [0.8093, 0.8529], "matches": "y", "title": {"text": "count"}}, "yaxis13": {"anchor": "x13", "domain": [0.8829, 0.9264], "matches": "y", "title": {"text": "count"}}, "yaxis14": {"anchor": "x14", "domain": [0.9564, 1], "matches": "y", "title": {"text": "count"}}, "yaxis2": {"anchor": "x2", "domain": [0.07357, 0.1171], "matches": "y", "title": {"text": "count"}}, "yaxis3": {"anchor": "x3", "domain": [0.1471, 0.1907], "matches": "y", "title": {"text": "count"}}, "yaxis4": {"anchor": "x4", "domain": [0.2207, 0.2643], "matches": "y", "title": {"text": "count"}}, "yaxis5": {"anchor": "x5", "domain": [0.2943, 0.3379], "matches": "y", "title": {"text": "count"}}, "yaxis6": {"anchor": "x6", "domain": [0.3679, 0.4114], "matches": "y", "title": {"text": "count"}}, "yaxis7": {"anchor": "x7", "domain": [0.4414, 0.485], "matches": "y", "title": {"text": "count"}}, "yaxis8": {"anchor": "x8", "domain": [0.515, 0.5586], "matches": "y", "title": {"text": "count"}}, "yaxis9": {"anchor": "x9", "domain": [0.5886, 0.6321], "matches": "y", "title": {"text": "count"}}}}
